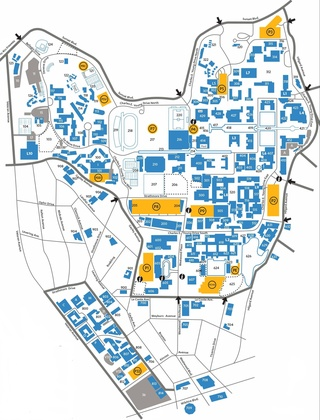
%> input picture UCLA_map.jpg, 320 x 420 px, shrunk from 2390 x 3134 before the run
$ octave Main.m   (GNU Octave 9; MATLAB toolbox functions it lacks are replaced by stand-ins)
%> lines starting %> are read from the running program, lines starting %| are printed output that depends on the picture
### process_map_input.m
function [startPos, finPos] = process_map_input(rgb)
% process_map_input is called if the user chooses to pathfind on the UCLA
% campus map. It asks the user to input starting and finishing pixel
% positions. The dimensions of the image are displayed so the user knows
% the acceptable ranges of pixel positions. Improper inputs (non-integer,
% negative, etc.) will yield an error message and the user will once again
% be prompted for input.

dim = size(rgb);
numRows = dim(1);
numCols = dim(2);
fprintf('Maximum x position: %i\n', numCols);
fprintf('Maximum y position: %i\n', numRows);
prompt = 'Enter starting x position (integer b/w 1 and xMax): ';
startX = input(prompt);
while ~(startX - floor(startX) == 0 && startX > 0 && startX <= numCols)
    fprintf('Error: Input must be positive integer less than xMax.\n');
    startX = input(prompt);
end
prompt = 'Enter starting y position (integer b/w 1 and yMax): ';
startY = input(prompt);
while ~(startY - floor(startY) == 0 && startY > 0 && startY <= numRows)
    fprintf('Error: Input must be positive integer less than yMax.\n');
    startY = input(prompt);
end
startPos = [startX, startY];
prompt = 'Enter finishing x position (integer b/w 1 and xMax): ';
finX = input(prompt);
while ~(finX - floor(finX) == 0 && finX > 0 && finX <= numCols)
    fprintf('Error: Input must be positive integer less than xMax.\n');
    finX = input(prompt);
end
prompt = 'Enter finishing y position (integer b/w 1 and yMax): ';
finY = input(prompt);
while ~(finY - floor(finY) == 0 && finY > 0 && finY <= numRows)
    fprintf('Error: Input must be positive integer less than yMax.\n');
    finY = input(prompt);
end
finPos = [finX, finY];

end

### construct_path.m
function [x, y, z, pathIDs, pathLen] = construct_path(grid, current, threeDim)
% construct_path finds the nodes associatted with the path currently begin
% considered by the A* algorithm. It creates x, y, and (possibly) z
% position arrays. It also calculates the length of the path as nodes are
% identified.

pathLen = 0;
%construct path
pathIDs = [grid(current).ID]; %current node is the end of the path
startReached = false;
while ~startReached
    %first element must become the parent of the previous first element
    child = pathIDs(1);
    parent = grid(child).parent;
    %add the parent to the beginning of the list unless the node has no
    %parent (it is the start node)
    if isempty(parent)
        startReached = true;
    else
        pathIDs = [parent, pathIDs];
        %update path length
        pathLen = pathLen + norm(grid(parent).pos - grid(child).pos);
    end
end
%get positions
x = [];
y = [];
for i = 1:length(pathIDs)
    x = [x, grid(pathIDs(i)).pos(1)];
    y = [y, grid(pathIDs(i)).pos(2)];
end
z = [];
if threeDim == true
    for i = 1:length(pathIDs)
        z = [z, grid(pathIDs(i)).pos(3)];
    end
end
end

### construct_nodes.m
function [Xnon, Ynon, Znon, Xclosed, Yclosed, Zclosed] = construct_nodes(grid, threeDim)
% construct_nodes separates the closed (state == -1) nodes from the
% non-closed (state == 0 or state == 1) nodes. Separate arrays are created
% for the x, y, and (possibly) z position values for both sets of nodes.

%separate closed and non-closed IDs
states = [grid.state];
nonClosedIDs = [];
closedIDs = [];
for i = 1:length(states)
    if states(i) == -1
        closedIDs = [closedIDs, i];
    else
        nonClosedIDs = [nonClosedIDs, i];
    end
end
%get positions
Xnon = [];
Ynon = [];
Xclosed = [];
Yclosed = [];
for i = 1:length(nonClosedIDs)
    Xnon = [Xnon, grid(nonClosedIDs(i)).pos(1)];
    Ynon = [Ynon, grid(nonClosedIDs(i)).pos(2)];
end
for i = 1:length(closedIDs)
    Xclosed = [Xclosed, grid(closedIDs(i)).pos(1)];
    Yclosed = [Yclosed, grid(closedIDs(i)).pos(2)];
end
Znon = [];
Zclosed = [];
if threeDim == true
    for i = 1:length(nonClosedIDs)
        Znon = [Znon, grid(nonClosedIDs(i)).pos(3)];
    end
    for i = 1:length(closedIDs)
        Zclosed = [Zclosed, grid(closedIDs(i)).pos(3)];
    end
end
end

### plot_Astar.m
function plot_Astar(x, y, z, Xnon, Ynon, Znon, Xclosed, Yclosed, Zclosed, image, startPos, finPos, map, threeDim)
% plot_Astar uses the positions of the path and all other nodes to plot the
% progress of the A* algorithm. If the user chose to pathfind on the UCLA
% campus map, nodes are displayed over the image.

%if pathfinding in 3D, use z coordinates and the "plot3" function
if threeDim == true
    plot3(Xnon, Ynon, Znon, '.', 'MarkerSize', 8, 'color', 'b');
    hold on;
    plot3(Xclosed, Yclosed, Zclosed, '.', 'MarkerSize', 8, 'color', 'k');
    hold on;
    plot3(x, y, z, '.-', 'MarkerSize', 18);
    plot3(startPos(1), startPos(2), startPos(3), '.', 'MarkerSize', 18, 'color', 'r');
    hold on;
    plot3(finPos(1), finPos(2), finPos(3), '.', 'MarkerSize', 18);
    hold off;
    drawnow;
else
    %if pathfinding on UCLA campus map, display image
    if map == true
        imshow(image, 'InitialMagnification', 40)
        hold on;
    end
    plot(Xnon, Ynon, '.', 'MarkerSize', 8, 'color', 'b');
    hold on;
    plot(Xclosed, Yclosed, '.', 'MarkerSize', 8, 'color', 'k');
    hold on;
    plot(x, y, '.-', 'MarkerSize', 18);
    plot(startPos(1), startPos(2), '.', 'MarkerSize', 18, 'color', 'r');
    hold on;
    plot(finPos(1), finPos(2), '.', 'MarkerSize', 18);
    hold off;
    drawnow;
end

end

### Main.m
%%%%%%%%%%%%%%%%%%%%%%%%%%%%%%%%%%%%%%%%%%%%%%%%%%%%%%%%%%%%%%%%%%%%%%%%%%%
%
%  Chad Bloxham
%
%  Main file for A* path finding program. Capable of path finding on a jpg
%  image of the UCLA campus map or on basic grids of points (in 2D or 3D).
%
%  Initial draft: December 2017 for CS M20: Intro to MatLab at UCLA.
%  This updated version was created in August 2019.
%
%%%%%%%%%%%%%%%%%%%%%%%%%%%%%%%%%%%%%%%%%%%%%%%%%%%%%%%%%%%%%%%%%%%%%%%%%%%

clear; clc; close all; %close windows, clear variables and command line
map = false;
threeDim = false;
image = 'UCLA_map.jpg'; %image of UCLA campus map
%get input from user on using UCLA map and (if needed), 2D or 3D grid
prompt = 'Pathfind on UCLA campus map? (y or n): ';
resp = input(prompt, 's');
%> the answer given: y
%error handling for improper input from user
while resp ~= 'y' && resp ~= 'n'
    fprintf('Error: Input must be either y or n.\n');
    resp = input(prompt, 's');
end
if resp == 'y' %user wants to pathfind on UCLA map
    map = true;
    rgb = imread(image); %get rgb values for each pixel in the map
%> rgb is the input picture: size 420x320x3 uint8; mean R, G, B 219.6, 227.4, 229.2
    %enter starting and finishing pixel positions for path
    [startPos, finPos] = process_map_input(rgb);
%| Maximum x position: 320
%| Maximum y position: 420
%> the answer given: 1
%> the answer given: 1
%> the answer given: 1
%> the answer given: 1
%> startPos = [1 1]; finPos = [1 1]
    %only create grid if it has not already been generated
    if isfile('map_grid.mat')
        load('map_grid.mat', 'grid')
    else
        %create grid on which the A* algorithm will be run using rgb vals
        grid = initGridImage(rgb);
        save('map_grid.mat', 'grid')
    end
    %identify nodes closest to inputted start and finish pixel positions
    dStart = [];
    dFinish = [];
    numNodes = length([grid.ID]);
    for i = 1:numNodes
        dStart = [dStart, norm(grid(i).pos - startPos)];
        dFinish = [dFinish, norm(grid(i).pos - finPos)];
    end
%> this loop made 580 passes
%> dFinish on passes 2 to 4: [450 406.5], [450 406.5 1225.8], [450 406.5 1225.8 462.7]
%> after the loop, dFinish = 580 values, max 3399.1 at index 414, min 318.3 at index 39, mean 2073.8; dStart has the same summary as dFinish
    [minStartDist, start] = min(dStart);
%> minStartDist = 318.3; start = 39
    [minFinDist, finish] = min(dFinish);
%> minFinDist = 318.3; finish = 39
    %initialize state of start node
    grid(start).state = 1;
    %initialize h
    for i = 1:numNodes
        ds = grid(i).pos - grid(finish).pos;
        grid(i).h = norm(ds);
    end
%> this loop made 580 passes
%> ds on passes 1 to 3: [-220 220], [-185 175], [-175 995]
%> after the loop, grid = 580 items; first 5, ID, pos, h and state: 1 [1 451] 311.1 0, 2 [36 406] 254.7 0, 3 [46 1226] 1010.3 0, 4 [51 461] 286 0, 5 [51 516] 331.9 0
    %initialize g
    for i = 1:numNodes
        if i == start
            grid(i).g = 0;
        else
            grid(i).g = Inf;
        end
    end
%> after the loop, grid = 580 items; first 5, ID, pos, g, h and state: 1 [1 451] Inf 311.1 0, 2 [36 406] Inf 254.7 0, 3 [46 1226] Inf 1010.3 0, 4 [51 461] Inf 286 0, 5 [51 516] Inf 331.9 0
    %initialize f for start node
    grid(start).f = grid(start).g + grid(start).h;

else %user will pathfind on a grid of points not derived from the UCLA map
    prompt = 'Pathfind in 3D? Will pathfind in 2D otherwise. (y or n): ';
    resp = input(prompt, 's');
    while resp ~= 'y' && resp ~= 'n'
        fprintf('Error: Input must be either y or n.\n');
        resp = input(prompt, 's');
    end
    if resp == 'y' %will pathfind on 3D grid
        threeDim = true;
    end
    %prompt user for info regarding grid and start/finish nodes of path
    [numRows, numCols, numPlanes, start, finish] = process_input(threeDim);
    %generate grid which the A* algorithm will run on
    grid = initGrid3D(numRows, numCols, numPlanes, start, finish, threeDim);
end

%main while loop which will plot the grid and path as it is discovered
startPos = grid(start).pos;
%> startPos = [221 231]
finPos = grid(finish).pos;
%> finPos = [221 231]
current = start;
%> current = 39
%A* is over once we have found a path from the start to finish node OR
%there are no nodes available to be chosen as the minimum f node (current)
pathFound = false;
nodesOpen = true;
while nodesOpen && ~pathFound
    %find the nodes and positions in the path begin considered
    [x, y, z, pathIDs, pathLen] = construct_path(grid, current, threeDim);
    %find the positions of both the closed and non-closed nodes in the grid
    [Xnon, Ynon, Znon, Xclosed, Yclosed, Zclosed] = construct_nodes(grid, threeDim);
    %plot path, grid, and display the UCLA campus map image (if applicable)
    plot_Astar(x, y, z, Xnon, Ynon, Znon, Xclosed, Yclosed, Zclosed, image, startPos, finPos, map, threeDim);
    if current == finish
        pathFound = true; %solution found
    else
        %find next "current node" (min. f value) and update its neighbors
        [grid, current, nodesOpen] = pathfind(grid, current);
    end
end
%> this loop made 1 pass
%> (pathIDs, x, y, pathLen) on pass 1: (39, 221, 231, 0)
%> pass 1, `plot_Astar(x, y, z, Xnon, Ynon, Znon, Xclosed, Yclosed, Zclosed, image..`:
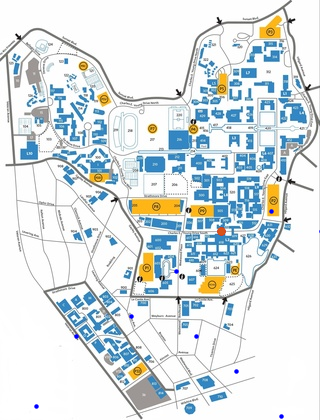
%> figure redrawn from the program's plot data
%> after the loop, nodesOpen = true; pathFound = true
%if path found, display info about path
if pathFound == true
    finText = "Path Found!" + newline + newline + "Nodes in path:" + newline;
    for i = 1:length(pathIDs)
        finText = finText + string(pathIDs(i)) + " ";
    end
%> this loop made 1 pass
    finText = finText + newline + newline + "Path length = " + string(pathLen);
    bx = msgbox(finText);
%> bx = []
elseif nodesOpen == false %display failure message
    finText = "Path from node " + string(start) + " to node " + string(finish) + " does not exist.";
    bx = msgbox(finText);
end
